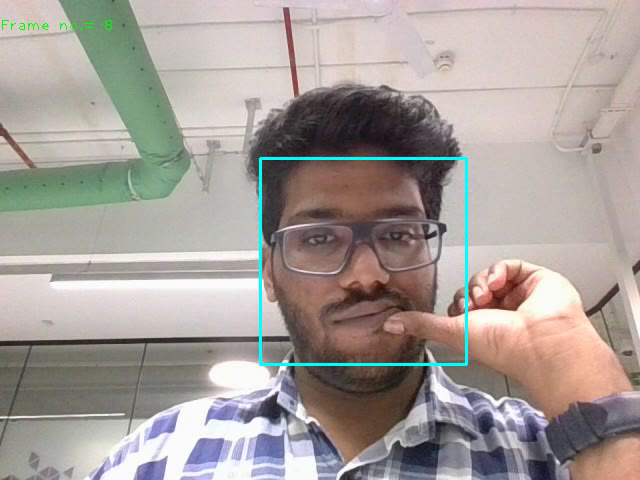
#> input picture frame 7 of WebCam_vdo.avi, 640 x 480 px, given in place of the camera
$ python Assignment_3.py
#> lines starting #> are read from the running program, lines starting #| are printed output that depends on the picture; after the words box and inside, x2 and y2 are one past the last pixel; in counts of white or black regions, pixels touching at a corner belong together
'''
Face detection from a live web camera feed
'''

import cv2 as cv

# Loading Frontal face detecting classifier
face_cascade = cv.CascadeClassifier(cv.data.haarcascades + 'haarcascade_frontalface_default.xml')

fourcc = cv.VideoWriter.fourcc(*'MJPG') # Video codec specifier

# Video writer object to save web cam video
output_vdo_filename = 'WebCam_vdo.avi'
output = cv.VideoWriter(output_vdo_filename, fourcc, 15, (640, 480))

vdo = cv.VideoCapture(0) # Accessing web cam
frame_count = 0

print(f'Press "s" to exit the live cam')

# Reading and Processing web cam frames
while True:
    flag, frame = vdo.read()
#> frame is the input picture: shape (480, 640, 3); mean B, G, R 153, 157.4, 165.7
    frame_count += 1
    gray_frame = cv.cvtColor(frame, cv.COLOR_BGR2GRAY)
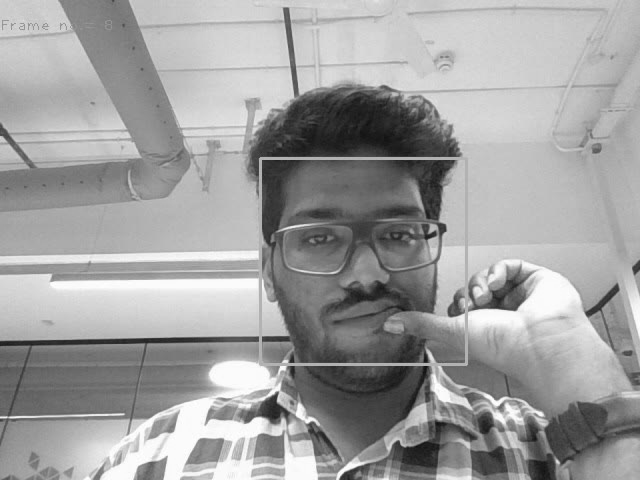
#> gray_frame: shape (480, 640); min 16, max 255, mean 159.3
    faces = face_cascade.detectMultiScale(gray_frame, scaleFactor=1.1, minNeighbors=7) # minNeighbors: Parameter specifying how many neighbors each candidate rectangle should have to retain it.
#> faces = [[260, 158, 207, 207]]
    for (x,y,w,h) in faces:                                                            # scaleFactor: Parameter specifying how much the image size is reduced at each image scale.
        cv.rectangle(frame, (x,y), (x+w, y+h), (255, 255, 0), 2)
#> this loop made 1 pass
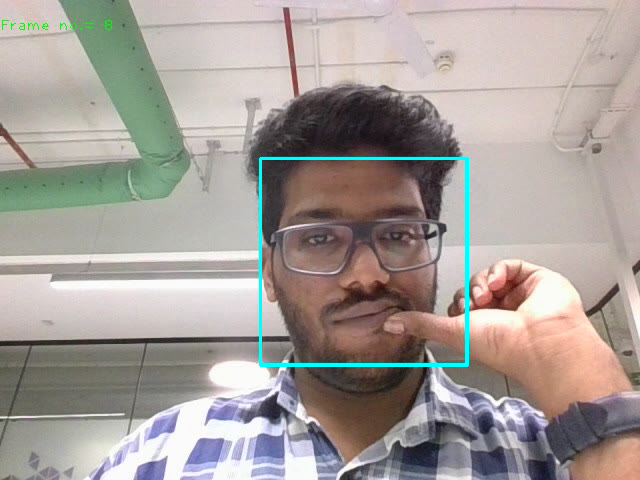
#> frame: shape (480, 640, 3); 0.79% of pixels changed, all inside (x1, y1, x2, y2) = (259, 157, 469, 367)
    if not flag:
        break
    cv.putText(frame, f'Frame no.= {frame_count}', (0, 30), 1, 1, (0, 255, 0), 1)
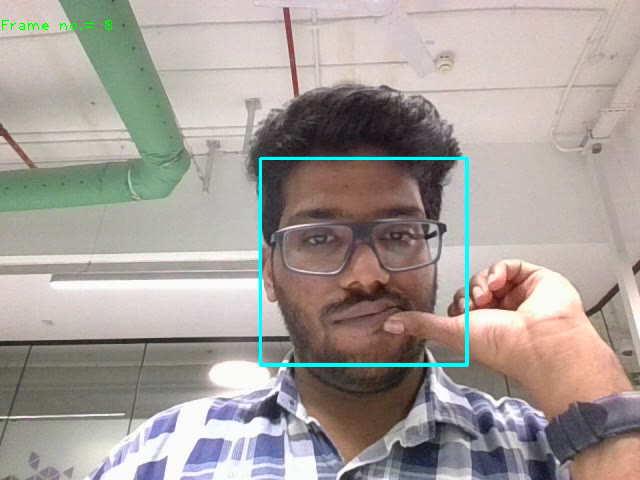
#> frame: shape (480, 640, 3); 0.05% of pixels changed, all inside (x1, y1, x2, y2) = (2, 20, 109, 30)
    cv.imshow(f'Live Web Cam', frame)
    output.write(frame)
    if cv.waitKey(1) & 0xFF == ord('s'):
#> (key Esc is pressed here)
        break

vdo.release()
cv.destroyAllWindows()
print(f'Web cam video saved as {output_vdo_filename}')

$ run again, starting later in the video
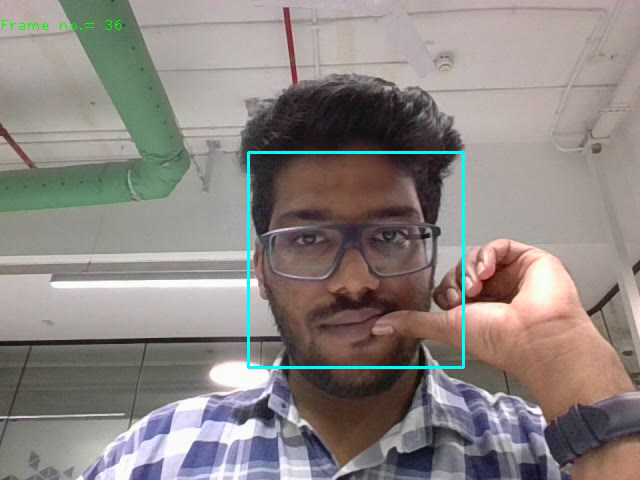
#> input picture frame 35 of WebCam_vdo.avi, 640 x 480 px, given in place of the camera
#> frame is the input picture: shape (480, 640, 3); mean B, G, R 129.9, 133.1, 140.4
#> `gray_frame = cv.cvtColor(frame, cv.COLOR_BGR2GRAY)`:
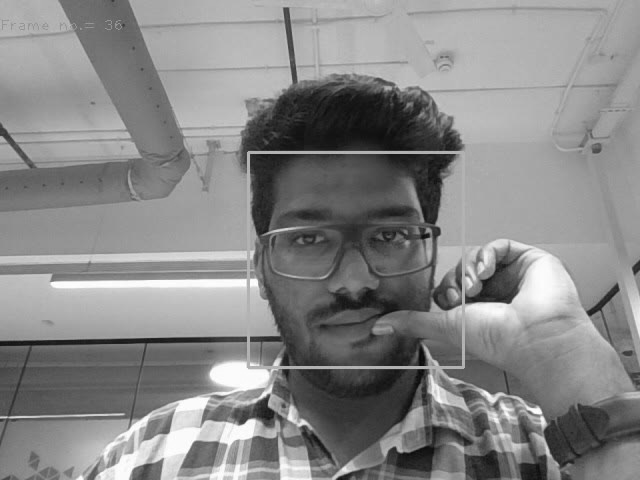
#> gray_frame: shape (480, 640); min 7, max 255, mean 134.8
#> faces = [[250, 155, 210, 210]]
#> the loop `for (x,y,w,h) in faces:` made 1 pass
#> `cv.putText(frame, f'Frame no.= {frame_count}', (0, 30), 1, 1, (0, 255,..`:
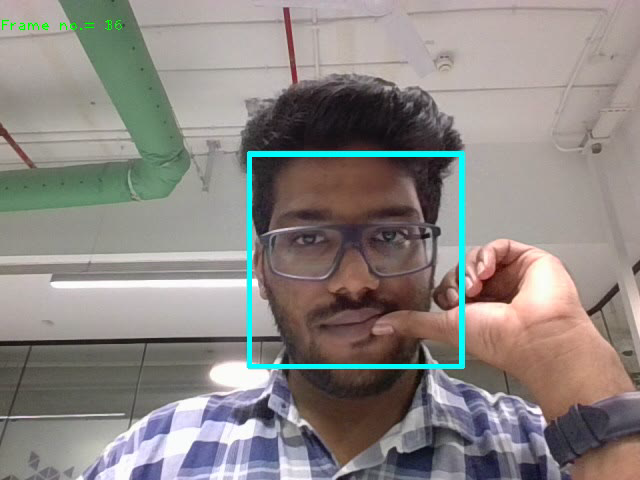
#> frame: shape (480, 640, 3); mean B, G, R 130.9, 134.2, 139.6

$ run again, starting later in the video
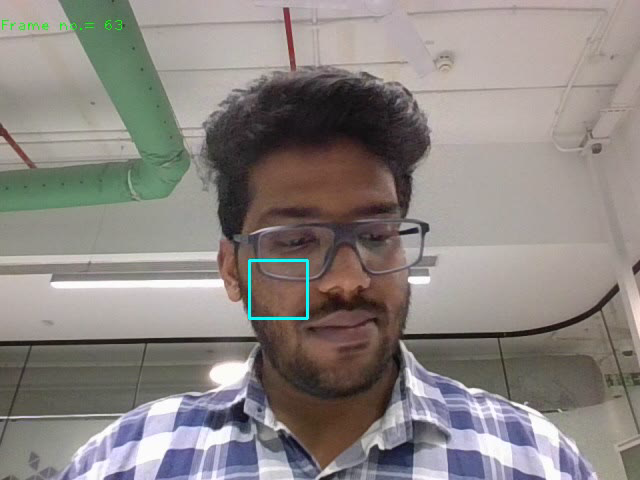
#> input picture frame 62 of WebCam_vdo.avi, 640 x 480 px, given in place of the camera
#> frame is the input picture: shape (480, 640, 3); mean B, G, R 129.5, 132.9, 139
#> `gray_frame = cv.cvtColor(frame, cv.COLOR_BGR2GRAY)`:
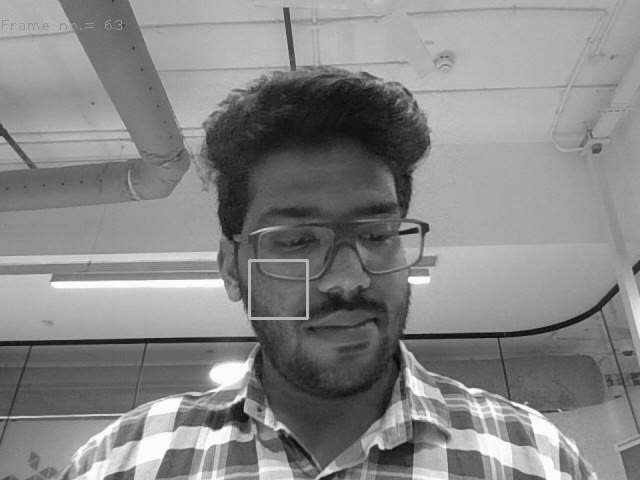
#> gray_frame: shape (480, 640); min 7, max 255, mean 134.2
#> faces = [[252, 263, 53, 53]]
#> the loop `for (x,y,w,h) in faces:` made 1 pass
#> `cv.putText(frame, f'Frame no.= {frame_count}', (0, 30), 1, 1, (0, 255,..`:
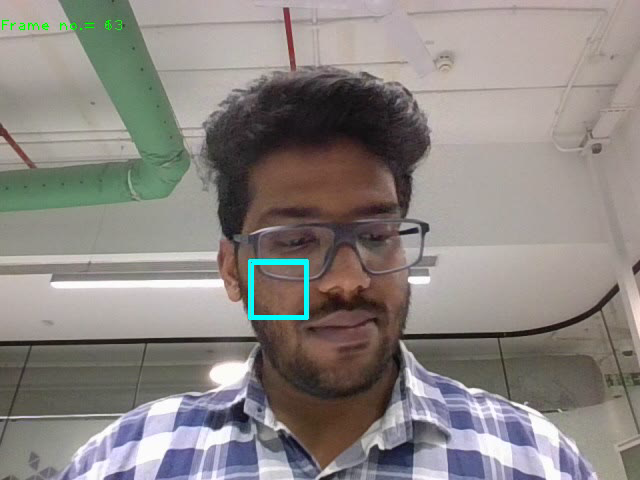
#> frame: shape (480, 640, 3); mean B, G, R 129.8, 133.2, 138.8
